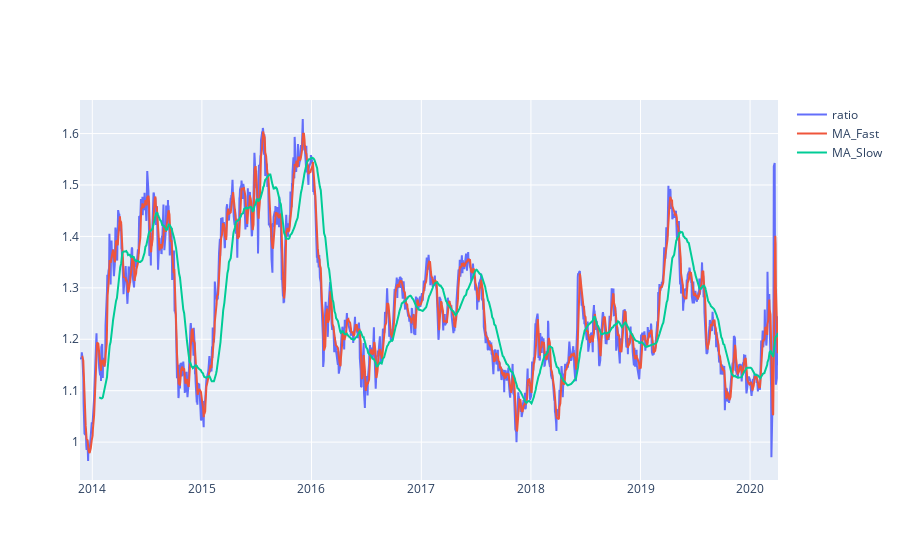

Write notebook code for a chart like this one.
### Code cell
moving_avg_fast = ratios.rolling(window=moving_avg_2,
                               center=False).mean()
moving_avg_slow = ratios.rolling(window=moving_avg_1,
                               center=False).mean()
std_60 = ratios.rolling(window=moving_avg_1,
                        center=False).std()
zscore_moving_avg = (moving_avg_fast - moving_avg_slow)/std_60
plt.figure(figsize=(15,7))


fig = go.Figure()

#print(macd_low)
fig.add_trace(go.Scatter(x=ratios.index, y=ratios,
                    mode='lines',
                    name='ratio'))

fig.add_trace(go.Scatter(x=moving_avg_fast.index, y=moving_avg_fast,
                    mode='lines',
                    name='MA_Fast'))

fig.add_trace(go.Scatter(x=moving_avg_slow.index, y=moving_avg_slow,
                    mode='lines',
                    name='MA_Slow'))


fig.show()

### Figure 1 — Plotly figure (JSON) as saved in the notebook; plotly's stock layout.template omitted (floating-point values rounded to 4 significant figures; data arrays with more than 128 entries replaced by an {"elided": "..."} marker saying what was removed)
{"data": [{"mode": "lines", "name": "ratio", "type": "scatter", "x": {"elided": "1520 str values"}, "y": {"elided": "1520 float values"}}, {"mode": "lines", "name": "MA_Fast", "type": "scatter", "x": {"elided": "1520 str values"}, "y": {"elided": "1520 float values"}}, {"mode": "lines", "name": "MA_Slow", "type": "scatter", "x": {"elided": "1520 str values"}, "y": {"elided": "1520 float values"}}], "layout": {}}
